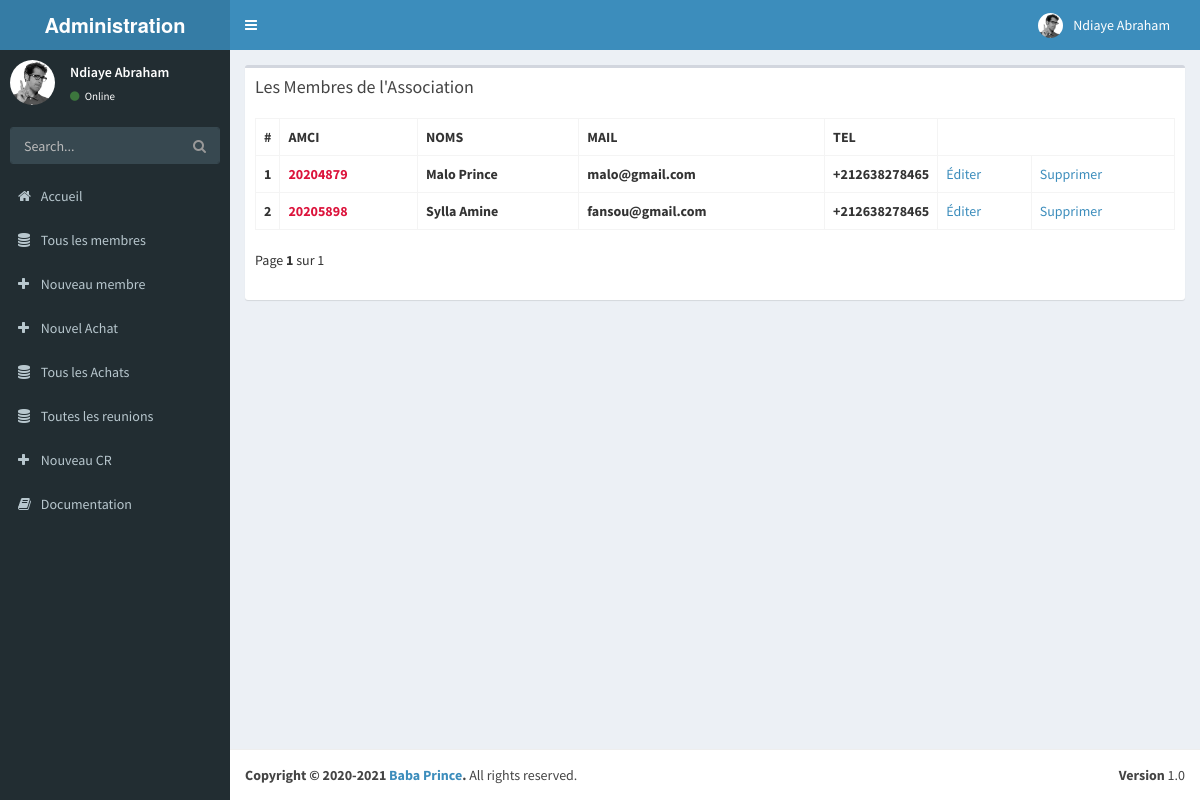
The page /allMember (signed in) on the database its author committed.
### admini/models.py (models this page shows, shortened)
class BoardMembers(models.Model):
    user = models.OneToOneField(User, on_delete = models.CASCADE)
    status_choices = (
        ('Super Admin', 'Super Admin'),
        ('Treasurer', 'Treasurer'),
        ('Secretary', 'Secretary'),
    )
    statut = models.CharField(max_length = 15, choices = status_choices, default = "Super Admin")
    nom = models.CharField(max_length = 50, default="")
    prenoms = models.CharField(max_length = 50, default="")
    mail = models.EmailField(max_length = 100, default="")
    date_nais = models.DateField()
    tel = PhoneNumberField(blank=True)

class Member(models.Model):
    amci = models.CharField(max_length = 8, unique = True, default = "")
    nom = models.CharField(max_length = 50, default="")
    prenoms = models.CharField(max_length = 50, default="")
    mail = models.EmailField(max_length = 100, default="")
    date_nais = models.DateField()
    tel = PhoneNumberField(blank=True)
    annee_bourse = models.IntegerField(default = 2020)
    instagram = models.CharField(max_length = 250, default = "", blank = True)
    facebook = models.CharField(max_length = 250, default = "", blank = True)
    twitter = models.CharField(max_length = 250, default = "", blank = True)

### admini/views.py (the view)
# urls.py: url(r'^allMember$', views.allMember, name = 'allMember'),
@login_required
def allMember(request):
    members = Member.objects.all()
    paginator = Paginator(members, 10)
    page_number = request.GET.get('page')
    page_obj = paginator.get_page(page_number)
    return render(request, 'admini/allMember.html', {'page_obj': page_obj})

### admini/templates/admini/allMember.html (shortened to what this page needs)
{% extends "admini/adminBase.html" %}
{% block new %}
<section class="content">
  <div class="box">
    <div class="box-header">
      <h3 class="box-title">Les Membres de l'Association</h3>
    </div>
    <div class="box-body">
      <table class="table table-bordered">
        <tr>
          <th style="width: 10px">#</th>
          <th>AMCI</th>
          <th>NOMS</th>
          <th>MAIL</th>
          <th style="width: 40px">TEL</th>
        </tr>
        {% for member in page_obj %}
        <tr>
          <td> <b>{{ forloop.counter }}</b> </td>
          <td> <b style = "color:#DC143C">{{ member.amci }}</b> </td>
          <td> <b>{{ member.nom }} {{ member.prenoms }}</b> </td>
          <td> <b>{{ member.mail }}</b> </td>
          <td> <b>{{ member.tel }}</b> </td>
          {% if user.boardmembers.statut == "Super Admin" %}
          <td> <a href="{% url 'admini:editMember' member_id=member.id %}">Éditer</a> </td>
          <td> <a href="{% url 'admini:deleteMember' member_id=member.id %}">Supprimer</a> </td>
          {% endif %}
        </tr>
        {% endfor %}
      </table>
<div class="pagination">
  <span class="step-links">
    <span class="current">
        Page <b>{{ page_obj.number }}</b> sur {{ page_obj.paginator.num_pages }} &ensp;
    </span>
  </span>
</div>
    </div>
  </div>
</section>
{% endblock new %}

### admini/templates/admini/adminBase.html (shortened to what this page needs)
{% load static %}
<!DOCTYPE html>
<html>
  <head>
    <link href="{% static 'admini/bootstrap/css/bootstrap.min.css' %}" rel="stylesheet" type="text/css" />
    <link href="https://maxcdn.bootstrapcdn.com/font-awesome/4.3.0/css/font-awesome.min.css" rel="stylesheet" type="text/css" />
    <link href="http://code.ionicframework.com/ionicons/2.0.0/css/ionicons.min.css" rel="stylesheet" type="text/css" />
    <link href="{% static 'admini/dist/css/AdminLTE.min.css' %}" rel="stylesheet" type="text/css" />
    <link href="{% static 'admini/dist/css/skins/_all-skins.min.css' %}" rel="stylesheet" type="text/css" />
    <link href="{% static 'admini/plugins/iCheck/flat/blue.css' %}" rel="stylesheet" type="text/css" />
    <link href="{% static 'admini/plugins/morris/morris.css' %}" rel="stylesheet" type="text/css" />
    <link href="{% static 'admini/plugins/jvectormap/jquery-jvectormap-1.2.2.css' %}" rel="stylesheet" type="text/css" />
    <link href="{% static 'admini/plugins/datepicker/datepicker3.css' %}" rel="stylesheet" type="text/css" />
    <link href="{% static 'admini/plugins/daterangepicker/daterangepicker-bs3.css' %}" rel="stylesheet" type="text/css" />
    <link href="{% static 'admini/plugins/bootstrap-wysihtml5/bootstrap3-wysihtml5.min.css' %}" rel="stylesheet" type="text/css" />
  </head>
  <body class="skin-blue">
    <div class="wrapper">
      <header class="main-header">
        <a href="index2.html" class="logo"><b>Administration</b></a>
        <nav class="navbar navbar-static-top" role="navigation">
          <a href="#" class="sidebar-toggle" data-toggle="offcanvas" role="button">
          </a>
          <div class="navbar-custom-menu">
            <ul class="nav navbar-nav">
              <li class="dropdown user user-menu">
                <a href="#" class="dropdown-toggle" data-toggle="dropdown">
                  <img src="{% static 'admini/dist/img/user2-160x160.jpg' %}" class="user-image" alt="User Image"/>
                  <span class="hidden-xs">{{request.user.boardmembers.nom}} {{request.user.boardmembers.prenoms}}</span>
                </a>
              </li>
            </ul>
          </div>
        </nav>
      </header>
      <aside class="main-sidebar">
        <section class="sidebar">
          <div class="user-panel">
            <div class="pull-left image">
              <img src="{% static 'admini/dist/img/user2-160x160.jpg' %}" class="img-circle" alt="User Image" />
            </div>
            <div class="pull-left info">
              <p>{{request.user.boardmembers.nom}} {{request.user.boardmembers.prenoms}}</p>
              <a href="#"><i class="fa fa-circle text-success"></i> Online</a>
            </div>
          </div>
          <form action="#" method="get" class="sidebar-form">
            <div class="input-group">
              <input type="text" name="q" class="form-control" placeholder="Search..."/>
              <span class="input-group-btn">
                <button type='submit' name='search' id='search-btn' class="btn btn-flat"><i class="fa fa-search"></i></button>
              </span>
            </div>
          </form>
          <ul class="sidebar-menu">
            <li>
              <a href="{% url 'users:index' %}">
                <i class="fa fa-home"></i> <span>Accueil</span>
              </a>
            </li>
            <li>
              <a href="{% url 'admini:allMember' %}">
                <i class="fa fa-database"></i> <span>Tous les membres</span>
              </a>
            </li>
            <li>
              {% if user.boardmembers.statut == "Super Admin" %}
              <a href="{% url 'admini:newMember' %}">
                <i class="fa fa-plus"></i> <span>Nouveau membre</span>
              </a>
              {% endif %}
              {% if user.boardmembers.statut == "Treasurer" or user.boardmembers.statut == "Super Admin" %}
              <a href="{% url 'admini:newPurchase' %}">
                <i class="fa fa-plus"></i> <span>Nouvel Achat</span>
              </a>
              <a href="{% url 'admini:allPurchase' %}">
              <i class="fa fa-database"></i> <span>Tous les Achats</span>
              </a>
              {% endif %}
              {% if user.boardmembers.statut == "Secretary" or user.boardmembers.statut == "Super Admin" %}
              <a href="{% url 'admini:allMeeting' %}">
                <i class="fa fa-database"></i> <span>Toutes les reunions</span>
              </a>
              <a href="{% url 'admini:newMeeting' %}">
                <i class="fa fa-plus"></i> <span>Nouveau CR</span>
              </a>
              {% endif %}
            </li>
            <li><a href="documentation/index.html"><i class="fa fa-book"></i> Documentation</a></li>
          </ul>
        </section>
      </aside>
      <div class="content-wrapper">
        {% block new %}
        {% endblock new %}
      </div>
      <footer class="main-footer">
        <div class="pull-right hidden-xs">
          <b>Version</b> 1.0
        </div>
        <strong>Copyright &copy; 2020-2021 <a href="http://almsaeedstudio.com">Baba Prince</a>.</strong> All rights reserved.
      </footer>
    </div>
  </body>
</html>

### rows shown on the page
Member: amci "20204879", nom "Malo", prenoms "Prince", mail "malo@gmail.com", tel "+212638278465"
Member: amci "20205898", nom "Sylla", prenoms "Amine", mail "fansou@gmail.com", tel "+212638278465"

### other values the page prints
{{ request.user.boardmembers.nom }} "Ndiaye"
{{ request.user.boardmembers.prenoms }} "Abraham"
{{ page_obj.number }} "1"
{{ page_obj.paginator.num_pages }} "1"
